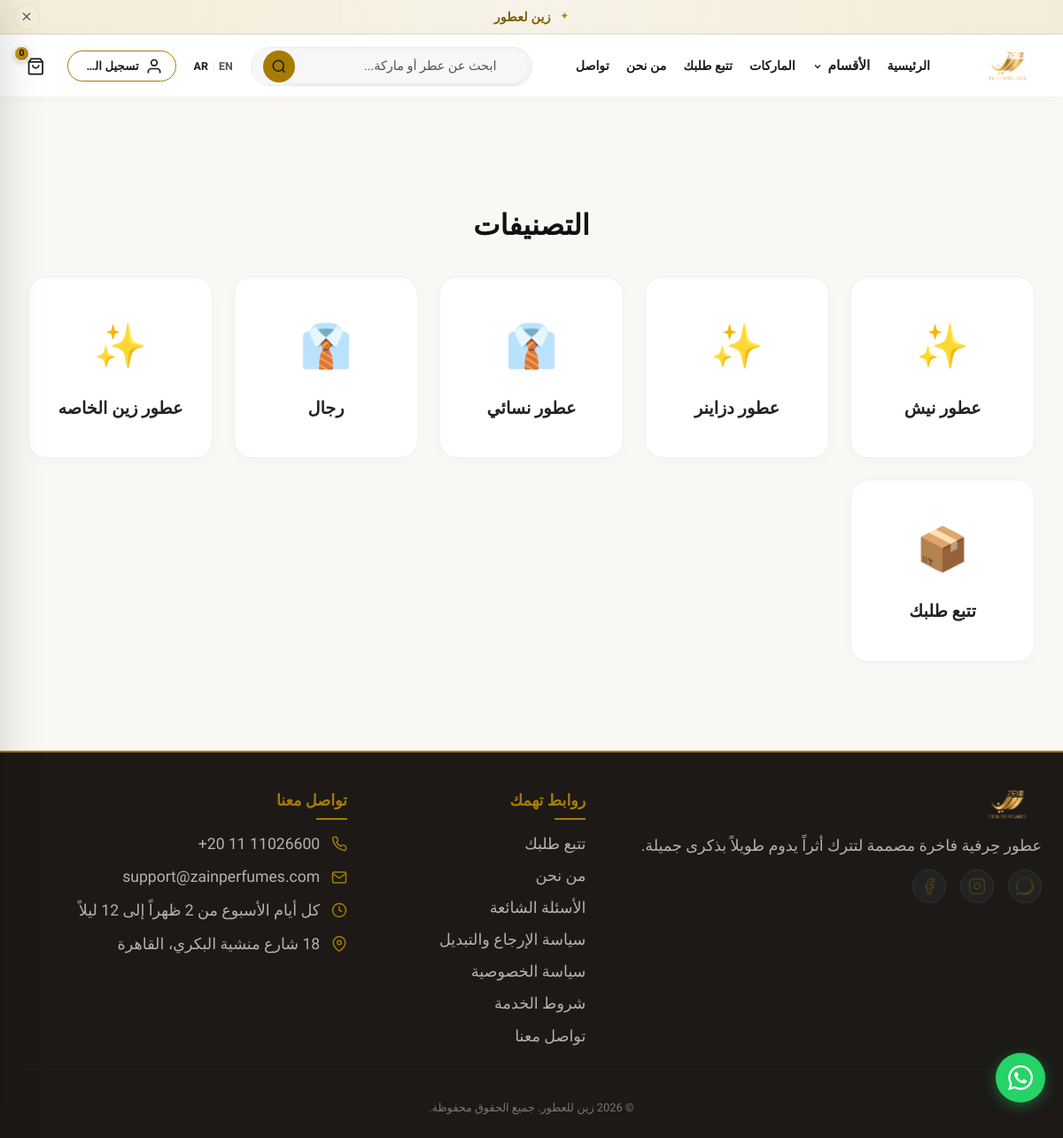
/categories.php, run on the app's committed database.
### tables this page shows
CREATE TABLE `settings` (
  `id` int(10) UNSIGNED NOT NULL,
  `setting_key` varchar(64) NOT NULL,
  `setting_value_en` text DEFAULT NULL,
  `setting_value_ar` text DEFAULT NULL,
  `created_at` datetime NOT NULL DEFAULT current_timestamp(),
  `updated_at` datetime NOT NULL DEFAULT current_timestamp() ON UPDATE current_timestamp()
);

CREATE TABLE `categories` (
  `id` int(10) UNSIGNED NOT NULL,
  `slug` varchar(64) NOT NULL,
  `name_en` varchar(128) NOT NULL,
  `name_ar` varchar(128) NOT NULL,
  `sort_order` int(11) NOT NULL DEFAULT 0,
  `image` varchar(500) DEFAULT ''
);

### includes/locale.php (called while the page is built, shortened)
<?php
function current_lang(): string
{
    return $_SESSION['lang'] ?? 'ar';
}
function is_rtl(): bool
{
    return current_lang() === 'ar';
}
function t(string $key, array $replace = []): string
{
    $lang = current_lang();
    $map = translation_map();
    $str = $map[$lang][$key] ?? $map['en'][$key] ?? $map['ar'][$key] ?? $key;
    return $str;
}
function site_name(): string
{
    return t('site_name');
}
function lang_switch_url(string $lang): string
{
    $uri = $_SERVER['REQUEST_URI'] ?? '/';
    $parts = parse_url($uri);
    $path = $parts['path'] ?? '/';
    parse_str($parts['query'] ?? '', $q);
    $q['lang'] = $lang;
    $query = http_build_query($q);
    $fragment = isset($parts['fragment']) ? '#' . $parts['fragment'] : '';
    return $path . ($query !== '' ? '?' . $query : '') . $fragment;
}

### includes/config.php (called while the page is built, shortened)
<?php
require_once __DIR__ . '/locale.php';
function base_path(): string
{
    static $base = null;
    if ($base !== null) {
        return $base;
    }
    $scriptName = $_SERVER['SCRIPT_NAME'] ?? '';
    $phpSelf = $_SERVER['PHP_SELF'] ?? '';
    $currentPath = $scriptName !== '' ? $scriptName : $phpSelf;
    $base = rtrim(dirname($currentPath), '/\\');
    $dirName = basename($base);
    return $base;
}
function url(string $path): string
{
    $path = ltrim($path, '/');
    $base = base_path();
    $hash = '';
    if (strpos($path, '#') !== false) {
        [$path, $hash] = explode('#', $path, 2);
        $hash = '#' . $hash;
    }
    $scheme = 'http';
    $host = $_SERVER['HTTP_HOST'] ?? 'localhost';
    $fullBase = $scheme . '://' . $host . $base;
    $file = $path;
    $q = [];
    if (strpos($path, '?') !== false) {
        [$file, $qs] = explode('?', $path, 2);
        parse_str($qs, $q);
    }
    $fileLower = strtolower($file);
    $isStatic = (strpos($fileLower, 'assets/') === 0)
        || (bool) preg_match('/\.(css|js|mjs|map|png|jpe?g|gif|webp|svg|ico|woff2?|ttf|eot)$/i', $file);
    if (!$isStatic) {
        $q['lang'] = current_lang();
    }
    $url = $fullBase . '/' . $file;
    if ($q !== []) {
        $url .= '?' . http_build_query($q);
    }
    return $url . $hash;
}
function get_category_emoji(string $slug): string
{
    $slug = strtolower($slug);
    if (strpos($slug, 'men') !== false) return '👔';
    return '✨';
}
function esc(string $s): string
{
    return htmlspecialchars($s, ENT_QUOTES, 'UTF-8');
}
if (!function_exists('is_client_logged_in')) {
    function is_client_logged_in(): bool
    {
        return !empty($_SESSION['client_id']);
    }
}
function cart_count(): int
{
    return array_sum($_SESSION['cart'] ?? []);
}
function get_setting(string $key, ?string $default = null): string
{
    $pdo = medal_pdo();
    if ($pdo !== null) {
        try {
            $st = $pdo->prepare('SELECT setting_value_en, setting_value_ar FROM settings WHERE setting_key = ?');
            $st->execute([$key]);
            $row = $st->fetch();
            if ($row) {
                $val = current_lang() === 'ar' ? $row['setting_value_ar'] : $row['setting_value_en'];
                if ($val !== null && trim((string)$val) !== '' && strtolower(trim((string)$val)) !== 'null') {
                    return trim((string)$val);
                }
            }
        } catch (Throwable $e) {
            error_log('Error in config.php get_setting: ' . $e->getMessage());
        }
    }
    if ($default !== null) {
        return $default;
    }
    $trans = t($key);
    return ($trans !== $key) ? $trans : '';
}

### categories.php (the view, shortened to what this page needs)
<?php
require_once __DIR__ . '/includes/config.php';
$pageTitle = t('bottom_nav_categories');
require __DIR__ . '/includes/header.php';
$pdo = medal_pdo();
$categories = [];
if ($pdo) {
    try {
        $categories = $pdo->query("SELECT * FROM categories WHERE slug NOT IN ('gifts', 'gift', 'hadiya') ORDER BY sort_order ASC, id ASC")->fetchAll();
    } catch (Throwable $e) {}
}
?>
<div class="container" style="padding-top: 120px; padding-bottom: 100px; font-family: 'Tajawal', sans-serif;">
    <h2 style="font-size: 2rem; font-weight: 700; margin-bottom: 2rem; text-align: center; color: #111;"><?= esc(t('bottom_nav_categories')) ?></h2>
    <div style="display: grid; grid-template-columns: repeat(auto-fit, minmax(200px, 1fr)); gap: 1.5rem;">
        <?php foreach ($categories as $cat):
            $catName = current_lang() === 'ar' ? $cat['name_ar'] : $cat['name_en'];
            $emoji = get_category_emoji($cat['slug']);
        ?>
            <a href="<?= esc(url('products.php?cat=' . $cat['slug'])) ?>" style="text-decoration: none; color: inherit; display: block;">
                <div style="background: #fff; padding: 2.5rem 2rem; border-radius: 20px; text-align: center; border: 1px solid #f0f0f0; box-shadow: 0 4px 15px rgba(0,0,0,0.02); transition: all 0.3s ease;" class="category-card-hover">
                    <div style="font-size: 3rem; margin-bottom: 1rem;"><?= $emoji ?></div>
                    <h3 style="font-size: 1.2rem; font-weight: 600; color: #222; margin: 0;"><?= esc($catName) ?></h3>
                </div>
            </a>
        <?php endforeach; ?>
        <a href="<?= esc(url('track_order.php')) ?>" style="text-decoration: none; color: inherit; display: block;">
            <div style="background: #fff; padding: 2.5rem 2rem; border-radius: 20px; text-align: center; border: 1px solid #f0f0f0; box-shadow: 0 4px 15px rgba(0,0,0,0.02); transition: all 0.3s ease;" class="category-card-hover">
                <div style="font-size: 3rem; margin-bottom: 1rem;">📦</div>
                <h3 style="font-size: 1.2rem; font-weight: 600; color: #222; margin: 0;"><?= current_lang() === 'ar' ? 'تتبع طلبك' : 'Track Your Order' ?></h3>
            </div>
        </a>
    </div>
</div>
<?php require __DIR__ . '/includes/footer.php'; ?>

### includes/header.php (shortened to what this page needs)
<?php
require_once __DIR__ . '/products.php';
$pageTitle = $pageTitle ?? site_name();
$bodyClass = trim('theme-gulf ' . ($bodyClass ?? '') . ' lang-' . preg_replace('/[^a-z]/', '', current_lang()));
$htmlLang = current_lang();
$htmlDir  = is_rtl() ? 'rtl' : 'ltr';
$isAr     = current_lang() === 'ar';
$pdo = medal_pdo();
$headerCats = [];
if ($pdo) {
    try {
        $headerCats = $pdo->query("SELECT * FROM categories WHERE slug NOT IN ('gifts','gift','hadiya') ORDER BY sort_order ASC, id ASC")->fetchAll();
    } catch (Throwable $e) {}
}
$cartCount = cart_count();
$clientLoggedIn = is_client_logged_in();
$clientName = $clientLoggedIn ? ($_SESSION['client_name'] ?? '') : '';
?>
<!DOCTYPE html>
<html lang="<?= esc($htmlLang) ?>" dir="<?= esc($htmlDir) ?>">
<head>
    <link rel="stylesheet" href="<?= esc(url('assets/css/style.css?v=' . filemtime(__DIR__ . '/../assets/css/style.css'))) ?>">
    <link rel="stylesheet" href="<?= esc(url('assets/css/design-system.css?v=' . filemtime(__DIR__ . '/../assets/css/design-system.css'))) ?>">
    <link rel="stylesheet" href="<?= esc(url('assets/css/theme-daylight.css?v=' . filemtime(__DIR__ . '/../assets/css/theme-daylight.css'))) ?>">
    <link rel="stylesheet" href="<?= url('assets/css/components/header.css?v=' . filemtime(__DIR__ . '/../assets/css/components/header.css')) ?>">
    <link rel="stylesheet" href="<?= url('assets/css/components/footer.css?v=' . filemtime(__DIR__ . '/../assets/css/components/footer.css')) ?>">
    <link rel="stylesheet" href="<?= url('assets/css/components/product-card.css?v=' . filemtime(__DIR__ . '/../assets/css/components/product-card.css')) ?>">
</head>
<body class="<?= esc($bodyClass) ?>">
    <div class="announce-bar" role="note">
        <div class="container announce-bar__inner">
            <span class="announce-bar__spark" aria-hidden="true">✦</span>
            <p class="announce-bar__text"><?= esc(get_setting('announce_shipping')) ?></p>
            <button type="button" class="announce-bar__close" id="announce-bar-close" aria-label="<?= $isAr ? 'إغلاق الإعلان' : 'Dismiss announcement' ?>">
                <svg width="16" height="16" viewBox="0 0 24 24" fill="none" stroke="currentColor" stroke-width="2" aria-hidden="true"><line x1="18" y1="6" x2="6" y2="18"/><line x1="6" y1="6" x2="18" y2="18"/></svg>
            </button>
        </div>
    </div>
    <header class="site-header" id="site-header">
        <div class="container header-inner">
            <a href="<?= esc(url('')) ?>" class="logo" aria-label="<?= esc(site_name()) ?>" style="display:flex;align-items:center;">
                <img src="<?= esc(url('assets/img/logo.png')) ?>" alt="<?= esc(site_name()) ?>" style="height:38px;width:auto;object-fit:contain;" loading="eager" width="38" height="38">
            </a>
            <nav class="desktop-nav" aria-label="main navigation">
                <a href="<?= esc(url('')) ?>" class="<?= $pageTitle === t('page_home') ? 'is-active' : '' ?>">
                    <?= esc(t('nav_home')) ?>
                </a>
                <?php if (!empty($headerCats)): ?>
                <div class="nav-dropdown" id="nav-cat-dropdown">
                    <button class="nav-dropdown__btn <?= isset($_GET['cat']) ? 'is-active' : '' ?>" aria-haspopup="true">
                        <?= $isAr ? 'الأقسام' : 'Categories' ?>
                        <svg class="nav-dropdown__arrow" viewBox="0 0 24 24" fill="none" stroke="currentColor" stroke-width="2.5"><path d="M6 9l6 6 6-6"/></svg>
                    </button>
                </div>
                <?php endif; ?>
                <a href="<?= esc(url('brands.php')) ?>" class="<?= $pageTitle === t('nav_brands') ? 'is-active' : '' ?>">
                    <?= esc(t('nav_brands')) ?>
                </a>
                <a href="<?= esc(url('track_order.php')) ?>" class="<?= (isset($isTrackPage) && $isTrackPage) ? 'is-active' : '' ?>">
                    <?= $isAr ? 'تتبع طلبك' : 'Track Order' ?>
                </a>
                <a href="<?= esc(url('about.php')) ?>" class="<?= $pageTitle === t('page_story') ? 'is-active' : '' ?>">
                    <?= $isAr ? 'من نحن' : 'About' ?>
                </a>
                <a href="<?= esc(url('contact.php')) ?>" class="<?= $pageTitle === t('page_contact') ? 'is-active' : '' ?>">
                    <?= $isAr ? 'تواصل' : 'Contact' ?>
                </a>
            </nav>
            <div class="header-right">
                <div class="header-search-desktop search-box-container">
                    <form action="<?= esc(url('products.php')) ?>" method="GET" class="header-search">
                        <input type="search" name="q" class="header-search__input" placeholder="<?= esc(t('search_placeholder')) ?>" autocomplete="off">
                        <button type="submit" class="header-search__btn" aria-label="<?= $isAr ? 'بحث' : 'Search' ?>">
                            <svg width="18" height="18" viewBox="0 0 24 24" fill="none" stroke="currentColor" stroke-width="2"><circle cx="11" cy="11" r="8"/><path d="m21 21-4.3-4.3"/></svg>
                        </button>
                    </form>
                </div>
                <div class="lang-switcher">
                    <a href="<?= lang_switch_url('en') ?>" class="<?= current_lang() === 'en' ? 'is-active' : '' ?>">EN</a>
                    <a href="<?= lang_switch_url('ar') ?>" class="<?= current_lang() === 'ar' ? 'is-active' : '' ?>">AR</a>
                </div>
                <?php if ($clientLoggedIn): ?>
                <a href="<?= esc(url('client/dashboard.php')) ?>" class="header-account-btn desktop-only" title="<?= esc($clientName) ?>">
                    <svg width="20" height="20" viewBox="0 0 24 24" fill="none" stroke="currentColor" stroke-width="2"><path d="M20 21v-2a4 4 0 0 0-4-4H8a4 4 0 0 0-4 4v2"/><circle cx="12" cy="7" r="4"/></svg>
                    <span class="header-account-name"><?= esc($clientName ?: ($isAr ? 'حسابي' : 'Account')) ?></span>
                </a>
                <?php else: ?>
                <a href="<?= esc(url('client/login.php')) ?>" class="header-account-btn desktop-only">
                    <svg width="20" height="20" viewBox="0 0 24 24" fill="none" stroke="currentColor" stroke-width="2"><path d="M20 21v-2a4 4 0 0 0-4-4H8a4 4 0 0 0-4 4v2"/><circle cx="12" cy="7" r="4"/></svg>
                    <span class="header-account-name"><?= $isAr ? 'تسجيل الدخول' : 'Sign In' ?></span>
                </a>
                <?php endif; ?>
                <button onclick="openCartDrawer()" class="header-action-btn desktop-only" aria-label="<?= esc(t('nav_cart')) ?>" style="background:none;border:none;cursor:pointer;padding:0;position:relative;">
                    <svg width="24" height="24" viewBox="0 0 24 24" fill="none" stroke="currentColor" stroke-width="2"><path d="M6 2L3 6v14a2 2 0 0 0 2 2h14a2 2 0 0 0 2-2V6l-3-4Z"/><path d="M3 6h18"/><path d="M16 10a4 4 0 0 1-8 0"/></svg>
                    <?php if ($cartCount > 0): ?>
                        <span class="cart-badge"><?= $cartCount ?></span>
                    <?php else: ?>
                        <span class="cart-badge" style="display:none;">0</span>
                    <?php endif; ?>
                </button>
            </div>
        </div>
    </header>
    <main id="main">

### assets/css/design-system.css (style rules this page uses)
*, *::before, *::after { box-sizing: border-box; margin: 0; padding: 0; }
html { scroll-behavior: smooth; -webkit-text-size-adjust: 100%; }
body { min-height: 100vh; line-height: 1.6; -webkit-font-smoothing: antialiased; }
img, picture, video, canvas, svg { display: block; max-width: 100%; }
input, button, textarea, select { font: inherit; }
:root, .theme-gulf { --gold: #d4af37; --gold-dim: #9a7b2e; --gold-bright: #f0dc82; --gold-glow: rgba(212, 175, 55, 0.2); --bg: #fdfdfd; --bg-elevated: #ffffff; --bg-card: #ffffff; --bg-card-hover: #f9f9f9; --bg-warm: #fdfaf5; --ink: #111111; --ink-muted: #666666; --accent: var(--gold); --accent-dark: var(--gold-dim); --accent-soft: rgba(212, 175, 55, 0.08); --white: #fff; --border: #eeeeee; --border-subtle: #f0f0f0; --font-sans: "Tajawal", system-ui, sans-serif; --font-serif: "El Messiri", Georgia, serif; --space: clamp(1rem, 4vw, 2rem); --container: 76rem; --radius: 12px; --header-h: 4.5rem; --text-xs: 0.7rem; --text-sm: 0.8rem; --text-base: 0.95rem; --text-md: 1.1rem; --text-lg: 1.25rem; --text-xl: 1.5rem; --text-2xl: 1.75rem; --text-3xl: 2.25rem; --text-display: 3rem; --space-xs: 0.25rem; --space-sm: 0.5rem; --space-md: 1rem; --space-lg: 1.5rem; --space-xl: 2rem; --space-2xl: 3rem; --space-3xl: 4rem; --z-dropdown: 100; --z-sticky: 200; --z-drawer: 300; --z-overlay: 400; --z-modal: 500; --z-toast: 600; --duration-fast: 150ms; --duration-base: 250ms; --duration-normal: 250ms; --duration-slow: 400ms; --easing-default: cubic-bezier(0.4, 0, 0.2, 1); --easing-spring: cubic-bezier(0.165, 0.84, 0.44, 1); --radius-sm: 6px; --radius-md: 10px; --radius-lg: 16px; --radius-xl: 24px; --radius-full: 9999px; --shadow-sm: 0 1px 3px rgba(0, 0, 0, 0.08); --shadow-md: 0 4px 12px rgba(0, 0, 0, 0.1); --shadow-lg: 0 10px 30px rgba(0, 0, 0, 0.15); }

### assets/css/theme-daylight.css (style rules this page uses)
html.daylight .theme-gulf { --gold: #a67c00; --gold-dim: #7a5c00; --gold-bright: #c9a227; --gold-glow: rgba(166, 124, 0, 0.18); --bg: #faf8f4; --bg-elevated: #ffffff; --bg-card: #ffffff; --bg-card-hover: #f3efe6; --bg-warm: #f5f0e6; --ink: #1c1917; --ink-muted: #57534e; --white: #ffffff; --border: rgba(166, 124, 0, 0.28); --border-subtle: rgba(28, 25, 23, 0.09); --shadow-sm: 0 2px 10px rgba(28, 25, 23, 0.06); --shadow-md: 0 18px 48px rgba(28, 25, 23, 0.1); --accent-soft: rgba(166, 124, 0, 0.12); }
html.daylight .theme-gulf .site-header { background: rgba(255, 255, 255, 0.9); box-shadow: 0 4px 20px rgba(28, 25, 23, 0.07); }
html.daylight .theme-gulf .announce-bar { background: linear-gradient(90deg, rgba(201, 162, 39, 0.14), rgba(201, 162, 39, 0.06), rgba(201, 162, 39, 0.14)); }
html.daylight .theme-gulf .announce-bar__text { color: var(--gold-dim); }

### categories.php (style rules this page uses)
.category-card-hover { transition: all 0.3s cubic-bezier(0.4, 0, 0.2, 1) !important; }

### data on the page
settings: setting_value_ar "زين لعطور"
categories: slug "✨", name_ar "عطور نيش"
categories: slug "✨", name_ar "عطور دزاينر"
categories: slug "👔", name_ar "عطور نسائي"
categories: slug "👔", name_ar "رجال"
categories: slug "✨", name_ar "عطور زين الخاصه"

### other printed values
t('nav_home') "الرئيسية"
t('nav_brands') "الماركات"
t('bottom_nav_categories') "التصنيفات"
CONTACT_PHONE_TEL "+20 11 11026600"
t('contact_hours_val') "كل أيام الأسبوع من 2 ظهراً إلى 12 ليلاً"
site_name() "زين للعطور"
